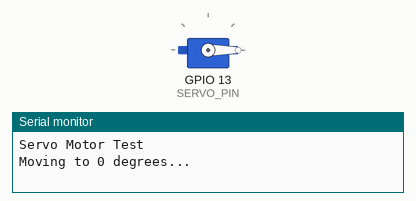
This sketch was run on a simulated ESP32. On the bench: servo, the last lines printed to the serial monitor.

Above: at 0.05 s.
At 2.1 s:
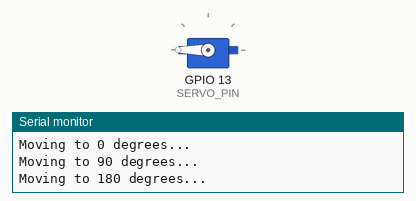
At 4.15 s:
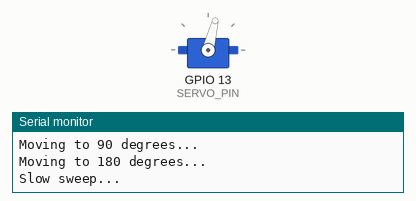
At 8.25 s:
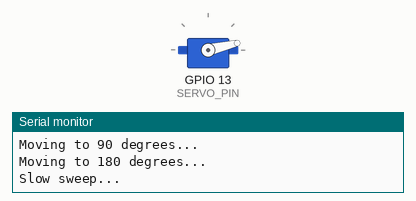
Timing chart, 0 to 11.0 s (numbered marks = the images above):
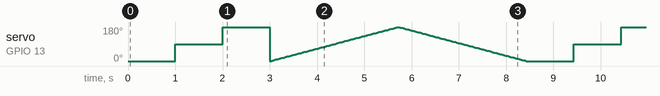

The sketch:

code.ino
```cpp
#include <ESP32Servo.h>              // ESP32 specific servo library

// Define servo pin
#define SERVO_PIN 13                 // PWM capable pin

Servo myServo;                       // Create servo object

void setup() {
  Serial.begin(115200);             // Start serial monitor

  myServo.attach(SERVO_PIN);        // Attach servo to pin
  Serial.println("Servo Motor Test");
}

void loop() {
  // Sweep from 0 to 180 degrees
  Serial.println("Moving to 0 degrees...");
  myServo.write(0);                  // Move to 0 degrees
  delay(1000);                       // Wait 1 second

  Serial.println("Moving to 90 degrees...");
  myServo.write(90);                 // Move to 90 degrees (center)
  delay(1000);                       // Wait 1 second

  Serial.println("Moving to 180 degrees...");
  myServo.write(180);                // Move to 180 degrees
  delay(1000);                       // Wait 1 second

  // Slow sweep from 0 to 180
  Serial.println("Slow sweep...");
  for (int angle = 0; angle <= 180; angle++) {
    myServo.write(angle);            // Write each angle one by one
    delay(15);                       // Small delay for smooth movement
  }

  // Slow sweep back from 180 to 0
  for (int angle = 180; angle >= 0; angle--) {
    myServo.write(angle);            // Write each angle one by one
    delay(15);                       // Small delay for smooth movement
  }
}
```

Measured:
- by itself, servo on GPIO 13 (SERVO_PIN): moves between 0° and 180°, repeating every 8.4 s
